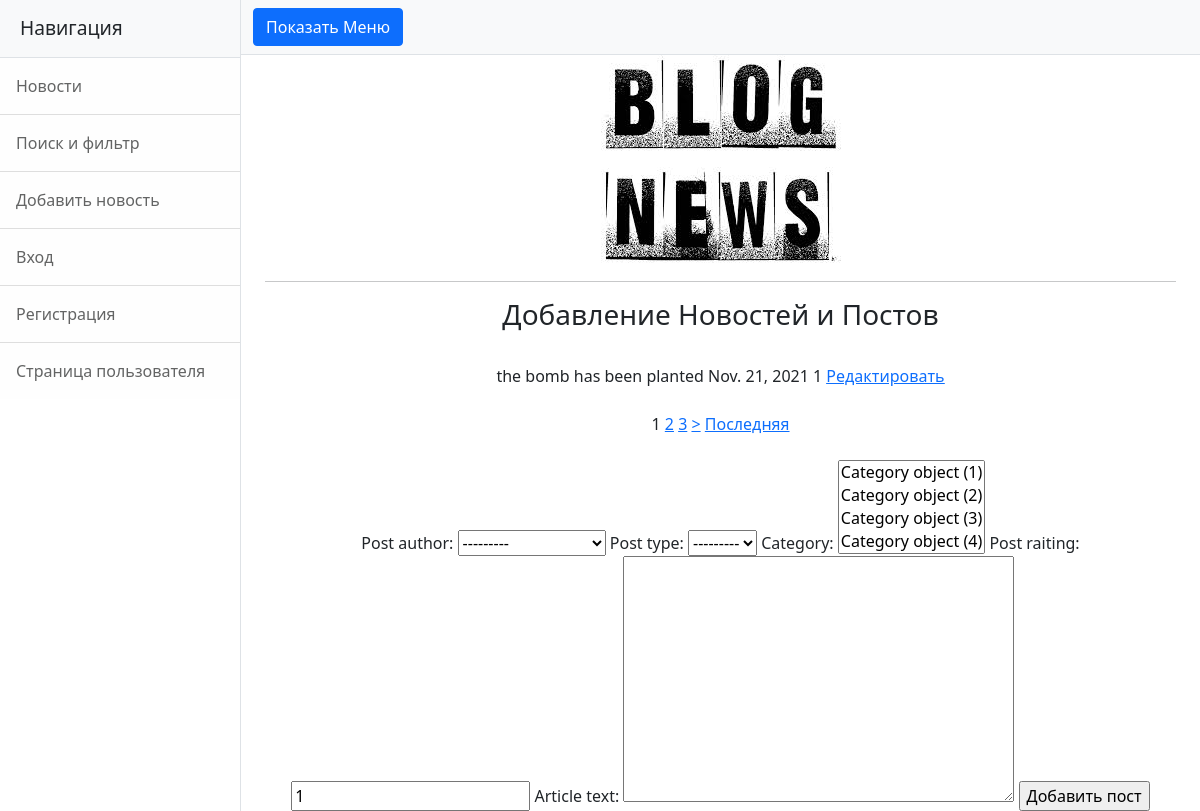
Before: /news/add with the older database file.
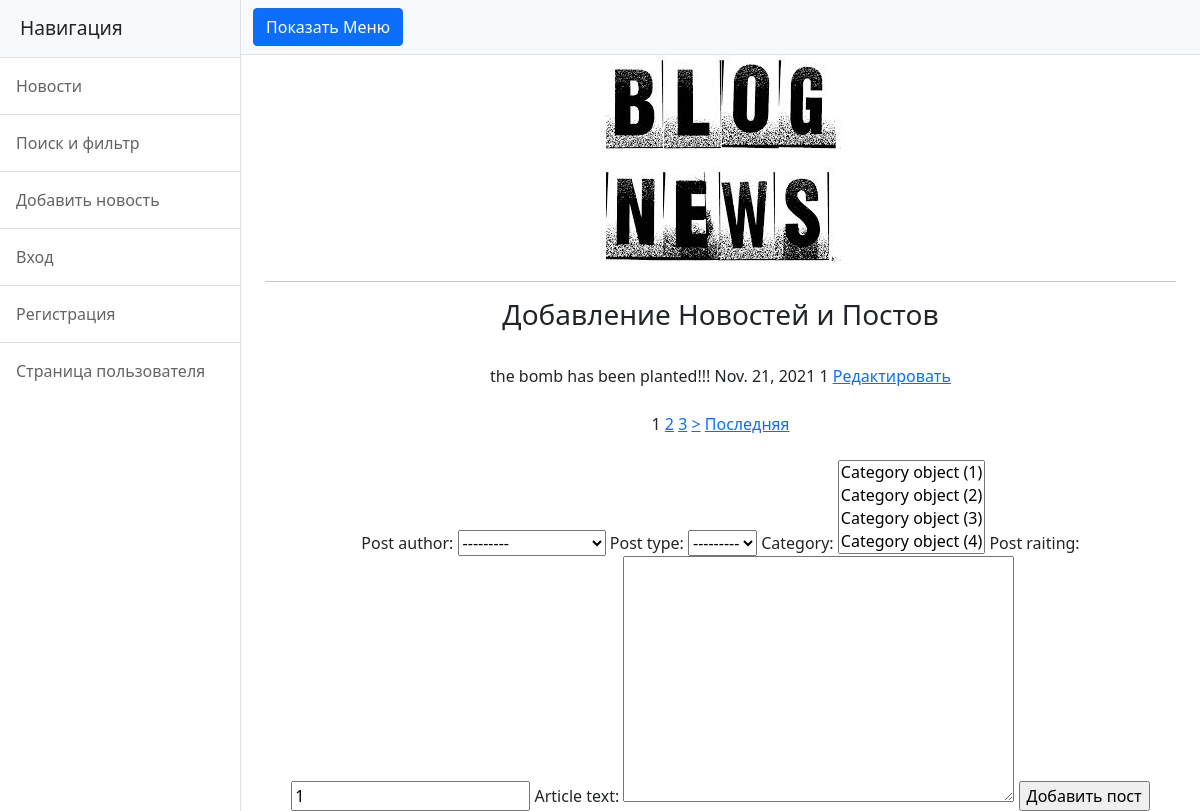
After: the same page with the newer database file.
### news/models.py (models this page shows, shortened)
class Post(models.Model):
    post = 'PO'
    news = 'NW'
    POSITIONS=[
    (post,'post'),
    (news,'news'),]
    post_author = models.ForeignKey(Author, on_delete = models.CASCADE)
    post_type = models.CharField(max_length=2, choices= POSITIONS)
    post_date_created = models.DateField(auto_now_add = True)
    post_detailed_data_created = models.TimeField(auto_now_add = True)
    category = models.ManyToManyField(Category, through = 'PostCategory')
    head_of_post = models.CharField(max_length = 255)
    article_text = models.TextField()
    post_raiting = models.IntegerField(default = 1)

### news/views.py (the view, shortened to what this page needs)
class PostAdd(ListView):
    model = Post
    template_name = 'add_news.html'
    context_object_name = 'news'
    paginate_by = 1
    form_class = PostForm
    def get_context_data(self, **kwargs):
        context = super().get_context_data(**kwargs)
        context['filter'] = PostFilter(self.request.GET, queryset=self.get_queryset())
        context['PostCategory'] = PostCategory.objects.all()
        context['form'] = PostForm()
        return context

### news/forms.py
class PostForm(ModelForm):
    class Meta:
        model = Post
        fields = ['id', 'post_author', 'post_type', 'category', 'post_raiting','article_text']

### news/templatetags/custom_filters.py (called while the page is built)
@register.filter(name='Censor')
def Censor(value):
    w=value.split()
    for i in range(len(w)):
        if w[i] in blacklist:
            w[i] ='!!цензура!!'
    string = ' '.join([str(item) for item in w])
    return string

### templates/add_news.html (shortened to what this page needs)
{% extends 'flatpages/default.html' %}
{% load custom_filters %}
{% block content %}
    <hr>
    <h3>Добавление Новостей и Постов</h3>
    <br>{% for i in news %}
        {{ i.article_text|Censor}}
        {{ i.post_date_created}}
        {{ i.id}}
        <a href="{% url 'update_post_detail' i.id %}"><u>Редактировать</u></a>
    {% endfor %}
    <br>
    <br>
    {% if is_paginated %}
        {% for num in page_obj.paginator.page_range %}
            {% if page_obj.number == num %}
                <a>{{ num }}</a>
            {% elif num > page_obj.number|add:'-3' and num < page_obj.number|add:'3' %}
                <a href="?page={{ num }}">{{ num }}</a>
            {% endif %}
        {% endfor %}
        {% if page_obj.has_next %}
            <a href="?page={{ page_obj.next_page_number }}">></a>
            <a href="?page={{ page_obj.paginator.num_pages }}">Последняя</a>
        {% endif %}
{% endif %}
<br>
<br>
<form method="POST">
    {{ form }}
    <input type="submit" value="Добавить пост">
</form>
{% endblock content %}

Changed rows visible on the page:
changed Post id 1: article_text|Censor "the bomb has been planted" → "the bomb has been planted!!!"
